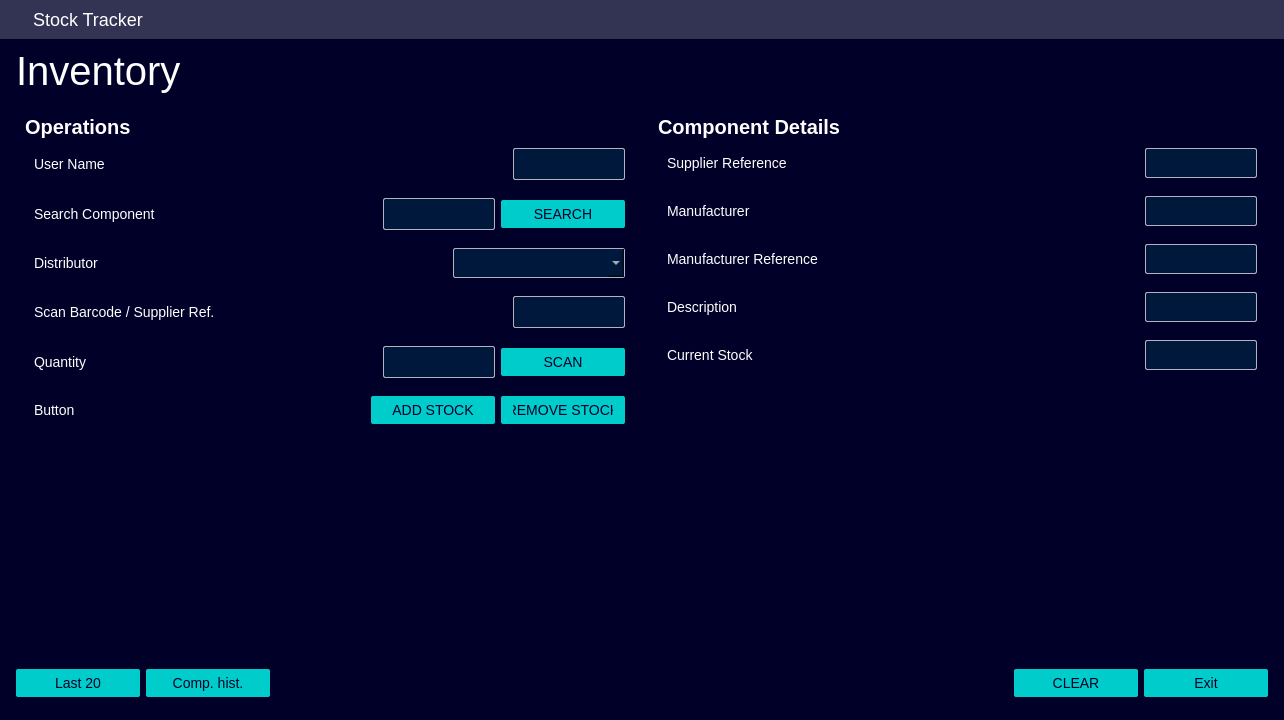
<?xml version="1.0" encoding="UTF-8"?>
<ui version="4.0">
 <class>StockTracker</class>
 <widget class="QMainWindow" name="StockTracker">
  <property name="geometry">
   <rect><x>0</x><y>0</y><width>1284</width><height>720</height></rect>
  </property>
  <property name="windowTitle"><string>Stock Tracker</string></property>
  <property name="windowIcon">
   <iconset resource="../siemens_template/resources/resources.qrc">
    <normaloff>:/siemens_logo/logos/sie-favicon_internet.ico</normaloff>:/siemens_logo/logos/sie-favicon_internet.ico</iconset>
  </property>
  <property name="styleSheet">
   <string notr="true">
* {
    border: none;
    background: #000028;
    padding: 0;
    margin: 0;
    color: #FFFFFF;
    font-family: &quot;SiemensSansPro_A_Bd&quot;;
    font-size: 14px;
}
</string>
  </property>
  <widget class="QWidget" name="centralwidget">
   <layout class="QVBoxLayout" name="verticalLayout">
    <property name="spacing"><number>0</number></property>
    <property name="leftMargin"><number>0</number></property>
    <property name="topMargin"><number>0</number></property>
    <property name="rightMargin"><number>0</number></property>
    <property name="bottomMargin"><number>0</number></property>
    <item>
     <widget class="QWidget" name="header" native="true">
      <property name="sizePolicy">
       <sizepolicy hsizetype="Preferred" vsizetype="Maximum">
        <horstretch>0</horstretch>
        <verstretch>0</verstretch>
       </sizepolicy>
      </property>
      <property name="styleSheet">
   <string notr="true">
* {
    background: #333353;
}
</string>
      </property>
      <layout class="QHBoxLayout" name="horizontalLayout_header">
       <property name="spacing"><number>16</number></property>
       <item>
        <widget class="QLabel" name="brand_identifier">
         <property name="sizePolicy">
          <sizepolicy hsizetype="Maximum" vsizetype="Preferred">
           <horstretch>0</horstretch>
           <verstretch>0</verstretch>
          </sizepolicy>
         </property>
         <property name="pixmap">
          <pixmap resource="../siemens_template/resources/resources.qrc">:/siemens_logo/logos/Siemens Logo.png</pixmap>
         </property>
        </widget>
       </item>
       <item>
        <widget class="QLabel" name="product_name">
         <property name="styleSheet">
   <string notr="true">
* {
    font-size: 18px;
}
</string>
         </property>
         <property name="text"><string>Stock Tracker</string></property>
        </widget>
       </item>
      </layout>
     </widget>
    </item>
    <item>
     <widget class="QWidget" name="container_main_body" native="true">
      <layout class="QGridLayout" name="gridLayout_main">
       <property name="leftMargin"><number>16</number></property>
       <item row="0" column="0" colspan="2">
        <widget class="QFrame" name="frame_title">
         <property name="frameShape"><enum>QFrame::Shape::StyledPanel</enum></property>
         <property name="frameShadow"><enum>QFrame::Shadow::Raised</enum></property>
         <layout class="QVBoxLayout" name="verticalLayout_title">
          <property name="spacing"><number>0</number></property>
          <property name="leftMargin"><number>0</number></property>
          <property name="topMargin"><number>0</number></property>
          <property name="rightMargin"><number>0</number></property>
          <property name="bottomMargin"><number>0</number></property>
          <item>
           <widget class="QLabel" name="tab1_title">
            <property name="styleSheet">
   <string notr="true">
QLabel {
    font-size: 40px;
}
</string>
            </property>
            <property name="text"><string>Inventory</string></property>
           </widget>
          </item>
         </layout>
        </widget>
       </item>
       <item row="1" column="0">
        <widget class="QFrame" name="container_tab1_left">
         <property name="frameShape"><enum>QFrame::Shape::StyledPanel</enum></property>
         <property name="frameShadow"><enum>QFrame::Shadow::Raised</enum></property>
         <layout class="QGridLayout" name="gridLayout_left">
          <property name="topMargin"><number>15</number></property>
          <property name="verticalSpacing"><number>0</number></property>
          <item row="0" column="0">
           <widget class="QLabel" name="label_operations">
            <property name="styleSheet">
   <string notr="true">
QLabel {
    font-size: 20px;
    font-weight: bold;
}
</string>
            </property>
            <property name="text"><string>Operations</string></property>
           </widget>
          </item>
          <item row="1" column="0" colspan="2">
           <widget class="QWidget" name="row_user_entry" native="true">
            <layout class="QHBoxLayout" name="layout_user_entry">
             <property name="spacing"><number>6</number></property>
             <property name="topMargin"><number>9</number></property>
             <property name="rightMargin"><number>9</number></property>
             <property name="bottomMargin"><number>9</number></property>
             <item>
              <widget class="QLabel" name="label_user_entry">
               <property name="minimumSize"><size><width>74</width><height>0</height></size></property>
               <property name="sizePolicy">
                <sizepolicy hsizetype="Minimum" vsizetype="Preferred">
                 <horstretch>0</horstretch>
                 <verstretch>0</verstretch>
                </sizepolicy>
               </property>
               <property name="text"><string>User Name</string></property>
              </widget>

             </item>
             <item>
              <widget class="QLineEdit" name="user_entry">
               <property name="sizePolicy">
                <sizepolicy hsizetype="Fixed" vsizetype="Fixed">
                 <horstretch>0</horstretch>
                 <verstretch>0</verstretch>
                </sizepolicy>
               </property>
               <property name="styleSheet">
   <string notr="true">
QLineEdit {
    min-width: 100px;
    max-width: 100px;
    max-height: 18px;
    padding: 5px;
    padding-bottom: 7px;
    margin-top: 0px;
    border-radius: 2px;
    border: 1px solid #B3B3BE;
    background-color: #00183B;
    color: #FFFFFF;
}
QLineEdit:hover {
    background-color: #001F39;
    border: 1px solid #00FFB9;
}
</string>
               </property>
              </widget>
             </item>
            </layout>
           </widget>
          </item>

          <item row="2" column="0" colspan="2">
           <widget class="QWidget" name="row_search_entry" native="true">
            <layout class="QHBoxLayout" name="layout_search_entry">
             <property name="spacing"><number>6</number></property>
             <property name="topMargin"><number>9</number></property>
             <property name="rightMargin"><number>9</number></property>
             <property name="bottomMargin"><number>9</number></property>
             <item>
              <widget class="QLabel" name="label_search_entry">
               <property name="minimumSize"><size><width>74</width><height>0</height></size></property>
               <property name="sizePolicy">
                <sizepolicy hsizetype="Minimum" vsizetype="Preferred">
                 <horstretch>0</horstretch>
                 <verstretch>0</verstretch>
                </sizepolicy>
               </property>
               <property name="text"><string>Search Component</string></property>
              </widget>

             </item>
             <item>
              <widget class="QLineEdit" name="search_entry">
               <property name="sizePolicy">
                <sizepolicy hsizetype="Fixed" vsizetype="Fixed">
                 <horstretch>0</horstretch>
                 <verstretch>0</verstretch>
                </sizepolicy>
               </property>
               <property name="styleSheet">
   <string notr="true">
QLineEdit {
    min-width: 100px;
    max-width: 100px;
    max-height: 18px;
    padding: 5px;
    padding-bottom: 7px;
    margin-top: 0px;
    border-radius: 2px;
    border: 1px solid #B3B3BE;
    background-color: #00183B;
    color: #FFFFFF;
}
QLineEdit:hover {
    background-color: #001F39;
    border: 1px solid #00FFB9;
}
</string>
               </property>
              </widget>
             </item>
             <item>
              <widget class="QPushButton" name="btn_search">
               <property name="minimumSize"><size><width>124</width><height>0</height></size></property>
               <property name="styleSheet">
   <string notr="true">
QPushButton {
    min-width: 100px;
    max-width: 100px;
    padding: 6px 12px 6px 12px;
    border-radius: 2px;
    opacity: 1;
    text-align: center;
    background-color: #00CCCC;
    color: #000028;
}
QPushButton:hover {
    background-color: #00FFB9;
}
QPushButton:pressed {
    background-color: #00E5AA;
}
</string>
               </property>
               <property name="text"><string>SEARCH</string></property>
              </widget>
             </item>
            </layout>
           </widget>
          </item>

          <item row="3" column="0" colspan="2">
           <widget class="QWidget" name="row_supplier_combo" native="true">
            <layout class="QGridLayout" name="grid_supplier">
             <property name="topMargin"><number>9</number></property>
             <property name="rightMargin"><number>9</number></property>
             <property name="bottomMargin"><number>9</number></property>
             <item row="0" column="0">
              <widget class="QLabel" name="label_supplier">
               <property name="minimumSize"><size><width>74</width><height>0</height></size></property>
               <property name="sizePolicy">
                <sizepolicy hsizetype="Minimum" vsizetype="Preferred">
                 <horstretch>0</horstretch>
                 <verstretch>0</verstretch>
                </sizepolicy>
               </property>
               <property name="text"><string>Distributor</string></property>
              </widget>

             </item>
             <item row="0" column="1">
              <widget class="QComboBox" name="supplier_combo">
               <property name="minimumSize"><size><width>172</width><height>30</height></size></property>
               <property name="styleSheet">
   <string notr="true">
QComboBox {
    padding: 5px;
    padding-left: 20px;
    padding-right: 20px;
    min-width: 130;
    min-height: 18px;
    max-width: 130px;
    max-height: 18px;
    border-radius: 2px;
    border: 1px solid #B3B3BE;
    background-color: #00183B;
}
QComboBox:hover {
    background-color: #001F39;
    border: 1px solid #00FFB9;
}
QComboBox QAbstractItemView {
    background-color: #2D2D45;
    padding: 0px;
}
QComboBox QAbstractItemView::item:hover {
    padding: 0px;
    padding-left: 10px;
}
</string>
               </property>
              </widget>
             </item>
            </layout>
           </widget>
          </item>

          <item row="4" column="0" colspan="2">
           <widget class="QWidget" name="row_barcode_entry" native="true">
            <layout class="QHBoxLayout" name="layout_barcode_entry">
             <property name="spacing"><number>6</number></property>
             <property name="topMargin"><number>9</number></property>
             <property name="rightMargin"><number>9</number></property>
             <property name="bottomMargin"><number>9</number></property>
             <item>
              <widget class="QLabel" name="label_barcode_entry">
               <property name="minimumSize"><size><width>74</width><height>0</height></size></property>
               <property name="sizePolicy">
                <sizepolicy hsizetype="Minimum" vsizetype="Preferred">
                 <horstretch>0</horstretch>
                 <verstretch>0</verstretch>
                </sizepolicy>
               </property>
               <property name="text"><string>Scan Barcode / Supplier Ref.</string></property>
              </widget>

             </item>
             <item>
              <widget class="QLineEdit" name="barcode_entry">
               <property name="sizePolicy">
                <sizepolicy hsizetype="Fixed" vsizetype="Fixed">
                 <horstretch>0</horstretch>
                 <verstretch>0</verstretch>
                </sizepolicy>
               </property>
               <property name="styleSheet">
   <string notr="true">
QLineEdit {
    min-width: 100px;
    max-width: 100px;
    max-height: 18px;
    padding: 5px;
    padding-bottom: 7px;
    margin-top: 0px;
    border-radius: 2px;
    border: 1px solid #B3B3BE;
    background-color: #00183B;
    color: #FFFFFF;
}
QLineEdit:hover {
    background-color: #001F39;
    border: 1px solid #00FFB9;
}
</string>
               </property>
              </widget>
             </item>
            </layout>
           </widget>
          </item>

          <item row="5" column="0" colspan="2">
           <widget class="QWidget" name="row_quantity_entry" native="true">
            <layout class="QHBoxLayout" name="layout_quantity_entry">
             <property name="spacing"><number>6</number></property>
             <property name="topMargin"><number>9</number></property>
             <property name="rightMargin"><number>9</number></property>
             <property name="bottomMargin"><number>9</number></property>
             <item>
              <widget class="QLabel" name="label_quantity_entry">
               <property name="minimumSize"><size><width>74</width><height>0</height></size></property>
               <property name="sizePolicy">
                <sizepolicy hsizetype="Minimum" vsizetype="Preferred">
                 <horstretch>0</horstretch>
                 <verstretch>0</verstretch>
                </sizepolicy>
               </property>
               <property name="text"><string>Quantity</string></property>
              </widget>

             </item>
             <item>
              <widget class="QLineEdit" name="quantity_entry">
               <property name="sizePolicy">
                <sizepolicy hsizetype="Fixed" vsizetype="Fixed">
                 <horstretch>0</horstretch>
                 <verstretch>0</verstretch>
                </sizepolicy>
               </property>
               <property name="styleSheet">
   <string notr="true">
QLineEdit {
    min-width: 100px;
    max-width: 100px;
    max-height: 18px;
    padding: 5px;
    padding-bottom: 7px;
    margin-top: 0px;
    border-radius: 2px;
    border: 1px solid #B3B3BE;
    background-color: #00183B;
    color: #FFFFFF;
}
QLineEdit:hover {
    background-color: #001F39;
    border: 1px solid #00FFB9;
}
</string>
               </property>
              </widget>
             </item>
             <item>
              <widget class="QPushButton" name="btn_scan">
               <property name="minimumSize"><size><width>124</width><height>0</height></size></property>
               <property name="styleSheet">
   <string notr="true">
QPushButton {
    min-width: 100px;
    max-width: 100px;
    padding: 6px 12px 6px 12px;
    border-radius: 2px;
    opacity: 1;
    text-align: center;
    background-color: #00CCCC;
    color: #000028;
}
QPushButton:hover {
    background-color: #00FFB9;
}
QPushButton:pressed {
    background-color: #00E5AA;
}
</string>
               </property>
               <property name="text"><string>SCAN</string></property>
              </widget>
             </item>
            </layout>
           </widget>
          </item>

          <item row="6" column="0" colspan="2">
           <widget class="QWidget" name="row_stock_buttons" native="true">
            <layout class="QHBoxLayout" name="layout_stock_buttons">
             <property name="spacing"><number>6</number></property>
             <property name="topMargin"><number>9</number></property>
             <property name="rightMargin"><number>9</number></property>
             <property name="bottomMargin"><number>9</number></property>
             <item>
              <widget class="QLabel" name="label_stock_btn">
               <property name="minimumSize"><size><width>74</width><height>0</height></size></property>
               <property name="sizePolicy">
                <sizepolicy hsizetype="Minimum" vsizetype="Preferred">
                 <horstretch>0</horstretch>
                 <verstretch>0</verstretch>
                </sizepolicy>
               </property>
               <property name="text"><string>Button</string></property>
              </widget>

             </item>
             <item>
              <widget class="QPushButton" name="btn_add_stock">
               <property name="minimumSize"><size><width>124</width><height>0</height></size></property>
               <property name="styleSheet">
   <string notr="true">
QPushButton {
    min-width: 100px;
    max-width: 100px;
    padding: 6px 12px 6px 12px;
    border-radius: 2px;
    opacity: 1;
    text-align: center;
    background-color: #00CCCC;
    color: #000028;
}
QPushButton:hover {
    background-color: #00FFB9;
}
QPushButton:pressed {
    background-color: #00E5AA;
}
</string>
               </property>
               <property name="text"><string>ADD STOCK</string></property>
              </widget>
             </item>
             <item>
              <widget class="QPushButton" name="btn_remove_stock">
               <property name="minimumSize"><size><width>124</width><height>0</height></size></property>
               <property name="styleSheet">
   <string notr="true">
QPushButton {
    min-width: 100px;
    max-width: 100px;
    padding: 6px 12px 6px 12px;
    border-radius: 2px;
    opacity: 1;
    text-align: center;
    background-color: #00CCCC;
    color: #000028;
}
QPushButton:hover {
    background-color: #00FFB9;
}
QPushButton:pressed {
    background-color: #00E5AA;
}
</string>
               </property>
               <property name="text"><string>REMOVE STOCK</string></property>
              </widget>
             </item>
            </layout>
           </widget>
          </item>

          <item row="7" column="1">
           <spacer name="verticalSpacer_left">
            <property name="orientation"><enum>Qt::Orientation::Vertical</enum></property>
            <property name="sizeHint" stdset="0"><size><width>20</width><height>40</height></size></property>
           </spacer>
          </item>
         </layout>
        </widget>
       </item>
       <item row="1" column="1">
        <widget class="QFrame" name="container_tab1_right">
         <property name="frameShape"><enum>QFrame::Shape::StyledPanel</enum></property>
         <property name="frameShadow"><enum>QFrame::Shadow::Raised</enum></property>
         <layout class="QGridLayout" name="gridLayout_right">
          <property name="topMargin"><number>15</number></property>
          <property name="verticalSpacing"><number>0</number></property>
          <item row="0" column="0">
           <widget class="QLabel" name="label_details">
            <property name="styleSheet">
   <string notr="true">
QLabel {
    font-size: 20px;
    font-weight: bold;
}
</string>
            </property>
            <property name="text"><string>Component Details</string></property>
           </widget>
          </item>
          <item row="1" column="0" colspan="2">
           <widget class="QWidget" name="row_val_mouser" native="true">
            <layout class="QHBoxLayout" name="layout_val_mouser">
             <property name="spacing"><number>6</number></property>
             <property name="topMargin"><number>9</number></property>
             <property name="rightMargin"><number>9</number></property>
             <property name="bottomMargin"><number>9</number></property>
             <item>
              <widget class="QLabel" name="title_val_mouser">
               <property name="minimumSize"><size><width>74</width><height>0</height></size></property>
               <property name="sizePolicy">
                <sizepolicy hsizetype="Minimum" vsizetype="Preferred">
                 <horstretch>0</horstretch>
                 <verstretch>0</verstretch>
                </sizepolicy>
               </property>
               <property name="text"><string>Supplier Reference</string></property>
              </widget>

             </item>
             <item>
              <widget class="QLabel" name="val_mouser">
               <property name="styleSheet">
   <string notr="true">
QLabel {
    min-width: 100px;
    max-width: 100px;
    max-height: 18px;
    padding: 5px;
    padding-bottom: 7px;
    margin-top: 0px;
    border-radius: 2px;
    border: 1px solid #B3B3BE;
    background-color: #00183B;
    color: #FFFFFF;
}
QLabel:hover {
    background-color: #001F39;
    border: 1px solid #00FFB9;
}
</string>
               </property>
               <property name="text"><string></string></property>
              </widget>
             </item>
            </layout>
           </widget>
          </item>

          <item row="2" column="0" colspan="2">
           <widget class="QWidget" name="row_val_manufacturer" native="true">
            <layout class="QHBoxLayout" name="layout_val_manufacturer">
             <property name="spacing"><number>6</number></property>
             <property name="topMargin"><number>9</number></property>
             <property name="rightMargin"><number>9</number></property>
             <property name="bottomMargin"><number>9</number></property>
             <item>
              <widget class="QLabel" name="title_val_manufacturer">
               <property name="minimumSize"><size><width>74</width><height>0</height></size></property>
               <property name="sizePolicy">
                <sizepolicy hsizetype="Minimum" vsizetype="Preferred">
                 <horstretch>0</horstretch>
                 <verstretch>0</verstretch>
                </sizepolicy>
               </property>
               <property name="text"><string>Manufacturer</string></property>
              </widget>

             </item>
             <item>
              <widget class="QLabel" name="val_manufacturer">
               <property name="styleSheet">
   <string notr="true">
QLabel {
    min-width: 100px;
    max-width: 100px;
    max-height: 18px;
    padding: 5px;
    padding-bottom: 7px;
    margin-top: 0px;
    border-radius: 2px;
    border: 1px solid #B3B3BE;
    background-color: #00183B;
    color: #FFFFFF;
}
QLabel:hover {
    background-color: #001F39;
    border: 1px solid #00FFB9;
}
</string>
               </property>
               <property name="text"><string></string></property>
              </widget>
             </item>
            </layout>
           </widget>
          </item>

          <item row="3" column="0" colspan="2">
           <widget class="QWidget" name="row_val_manufacturer_ref" native="true">
            <layout class="QHBoxLayout" name="layout_val_manufacturer_ref">
             <property name="spacing"><number>6</number></property>
             <property name="topMargin"><number>9</number></property>
             <property name="rightMargin"><number>9</number></property>
             <property name="bottomMargin"><number>9</number></property>
             <item>
              <widget class="QLabel" name="title_val_manufacturer_ref">
               <property name="minimumSize"><size><width>74</width><height>0</height></size></property>
               <property name="sizePolicy">
                <sizepolicy hsizetype="Minimum" vsizetype="Preferred">
                 <horstretch>0</horstretch>
                 <verstretch>0</verstretch>
                </sizepolicy>
               </property>
               <property name="text"><string>Manufacturer Reference</string></property>
              </widget>

             </item>
             <item>
              <widget class="QLabel" name="val_manufacturer_ref">
               <property name="styleSheet">
   <string notr="true">
QLabel {
    min-width: 100px;
    max-width: 100px;
    max-height: 18px;
    padding: 5px;
    padding-bottom: 7px;
    margin-top: 0px;
    border-radius: 2px;
    border: 1px solid #B3B3BE;
    background-color: #00183B;
    color: #FFFFFF;
}
QLabel:hover {
    background-color: #001F39;
    border: 1px solid #00FFB9;
}
</string>
               </property>
               <property name="text"><string></string></property>
              </widget>
             </item>
            </layout>
           </widget>
          </item>

          <item row="4" column="0" colspan="2">
           <widget class="QWidget" name="row_val_description" native="true">
            <layout class="QHBoxLayout" name="layout_val_description">
             <property name="spacing"><number>6</number></property>
             <property name="topMargin"><number>9</number></property>
             <property name="rightMargin"><number>9</number></property>
             <property name="bottomMargin"><number>9</number></property>
             <item>
              <widget class="QLabel" name="title_val_description">
               <property name="minimumSize"><size><width>74</width><height>0</height></size></property>
               <property name="sizePolicy">
                <sizepolicy hsizetype="Minimum" vsizetype="Preferred">
                 <horstretch>0</horstretch>
                 <verstretch>0</verstretch>
                </sizepolicy>
               </property>
               <property name="text"><string>Description</string></property>
              </widget>

             </item>
             <item>
              <widget class="QLabel" name="val_description">
               <property name="styleSheet">
   <string notr="true">
QLabel {
    min-width: 100px;
    max-width: 100px;
    max-height: 18px;
    padding: 5px;
    padding-bottom: 7px;
    margin-top: 0px;
    border-radius: 2px;
    border: 1px solid #B3B3BE;
    background-color: #00183B;
    color: #FFFFFF;
}
QLabel:hover {
    background-color: #001F39;
    border: 1px solid #00FFB9;
}
</string>
               </property>
               <property name="text"><string></string></property>
              </widget>
             </item>
            </layout>
           </widget>
          </item>

          <item row="5" column="0" colspan="2">
           <widget class="QWidget" name="row_val_stock" native="true">
            <layout class="QHBoxLayout" name="layout_val_stock">
             <property name="spacing"><number>6</number></property>
             <property name="topMargin"><number>9</number></property>
             <property name="rightMargin"><number>9</number></property>
             <property name="bottomMargin"><number>9</number></property>
             <item>
              <widget class="QLabel" name="title_val_stock">
               <property name="minimumSize"><size><width>74</width><height>0</height></size></property>
               <property name="sizePolicy">
                <sizepolicy hsizetype="Minimum" vsizetype="Preferred">
                 <horstretch>0</horstretch>
                 <verstretch>0</verstretch>
                </sizepolicy>
               </property>
               <property name="text"><string>Current Stock</string></property>
              </widget>

             </item>
             <item>
              <widget class="QLabel" name="val_stock">
               <property name="styleSheet">
   <string notr="true">
QLabel {
    min-width: 100px;
    max-width: 100px;
    max-height: 18px;
    padding: 5px;
    padding-bottom: 7px;
    margin-top: 0px;
    border-radius: 2px;
    border: 1px solid #B3B3BE;
    background-color: #00183B;
    color: #FFFFFF;
}
QLabel:hover {
    background-color: #001F39;
    border: 1px solid #00FFB9;
}
</string>
               </property>
               <property name="text"><string></string></property>
              </widget>
             </item>
            </layout>
           </widget>
          </item>

          <item row="6" column="1">
           <spacer name="verticalSpacer_right">
            <property name="orientation"><enum>Qt::Orientation::Vertical</enum></property>
            <property name="sizeHint" stdset="0"><size><width>20</width><height>40</height></size></property>
           </spacer>
          </item>
         </layout>
        </widget>
       </item>
      </layout>
     </widget>
    </item>
    <item>
     <widget class="QWidget" name="widget_actions" native="true">
      <layout class="QHBoxLayout" name="horizontalLayout_actions">
       <property name="spacing"><number>6</number></property>
       <property name="leftMargin"><number>16</number></property>
       <property name="topMargin"><number>9</number></property>
       <property name="rightMargin"><number>16</number></property>
       <property name="bottomMargin"><number>9</number></property>
       <item>
        <widget class="QPushButton" name="btn_history_all">
         <property name="minimumSize"><size><width>124</width><height>0</height></size></property>
         <property name="styleSheet">
   <string notr="true">
QPushButton {
    min-width: 100px;
    max-width: 100px;
    padding: 6px 12px 6px 12px;
    border-radius: 2px;
    opacity: 1;
    text-align: center;
    background-color: #00CCCC;
    color: #000028;
}
QPushButton:hover {
    background-color: #00FFB9;
}
QPushButton:pressed {
    background-color: #00E5AA;
}
</string>
         </property>
         <property name="text"><string>Last 20</string></property>
        </widget>
       </item>
       <item>
        <widget class="QPushButton" name="btn_history_component">
         <property name="minimumSize"><size><width>124</width><height>0</height></size></property>
         <property name="styleSheet">
   <string notr="true">
QPushButton {
    min-width: 100px;
    max-width: 100px;
    padding: 6px 12px 6px 12px;
    border-radius: 2px;
    opacity: 1;
    text-align: center;
    background-color: #00CCCC;
    color: #000028;
}
QPushButton:hover {
    background-color: #00FFB9;
}
QPushButton:pressed {
    background-color: #00E5AA;
}
</string>
         </property>
         <property name="text"><string>Comp. hist.</string></property>
        </widget>
       </item>
       <item>
        <spacer name="horizontalSpacer_actions">
         <property name="orientation"><enum>Qt::Orientation::Horizontal</enum></property>
         <property name="sizeHint" stdset="0"><size><width>40</width><height>20</height></size></property>
        </spacer>
       </item>
       <item>
        <widget class="QPushButton" name="btn_clear">
         <property name="minimumSize"><size><width>124</width><height>0</height></size></property>
         <property name="styleSheet">
   <string notr="true">
QPushButton {
    min-width: 100px;
    max-width: 100px;
    padding: 6px 12px 6px 12px;
    border-radius: 2px;
    opacity: 1;
    text-align: center;
    background-color: #00CCCC;
    color: #000028;
}
QPushButton:hover {
    background-color: #00FFB9;
}
QPushButton:pressed {
    background-color: #00E5AA;
}
</string>
         </property>
         <property name="text"><string>CLEAR</string></property>
        </widget>
       </item>
       <item>
        <widget class="QPushButton" name="btn_exit">
         <property name="minimumSize"><size><width>124</width><height>0</height></size></property>
         <property name="styleSheet">
   <string notr="true">
QPushButton {
    min-width: 100px;
    max-width: 100px;
    padding: 6px 12px 6px 12px;
    border-radius: 2px;
    opacity: 1;
    text-align: center;
    background-color: #00CCCC;
    color: #000028;
}
QPushButton:hover {
    background-color: #00FFB9;
}
QPushButton:pressed {
    background-color: #00E5AA;
}
</string>
         </property>
         <property name="text"><string>Exit</string></property>
        </widget>
       </item>

      </layout>
     </widget>
    </item>
    <item>
     <widget class="QLabel" name="status_label">
      <property name="styleSheet">
   <string notr="true">
QLabel {
    color: #B3B3BE;
    font-size: 12px;
}
</string>
      </property>
      <property name="text"><string></string></property>
     </widget>
    </item>
   </layout>
  </widget>
 </widget>
 <resources>
  <include location="../siemens_template/resources/resources.qrc"/>
 </resources>
 <connections/>
</ui>
